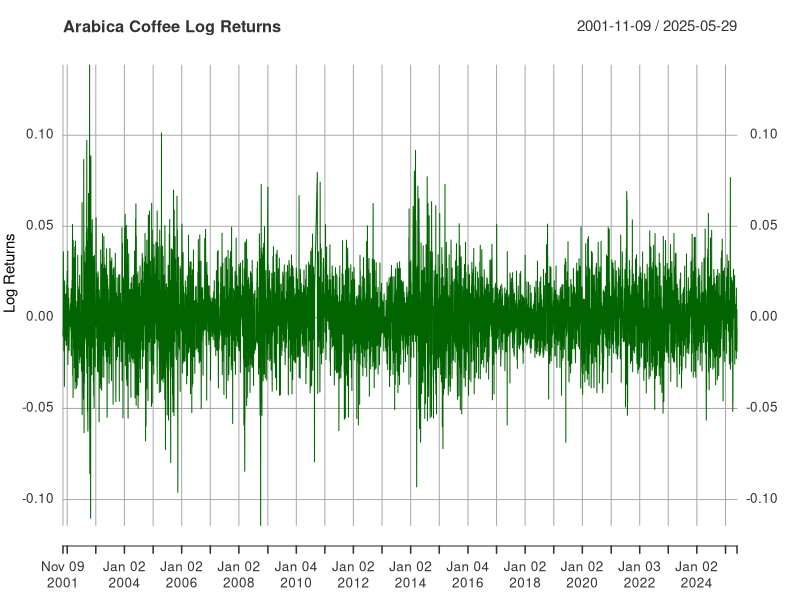
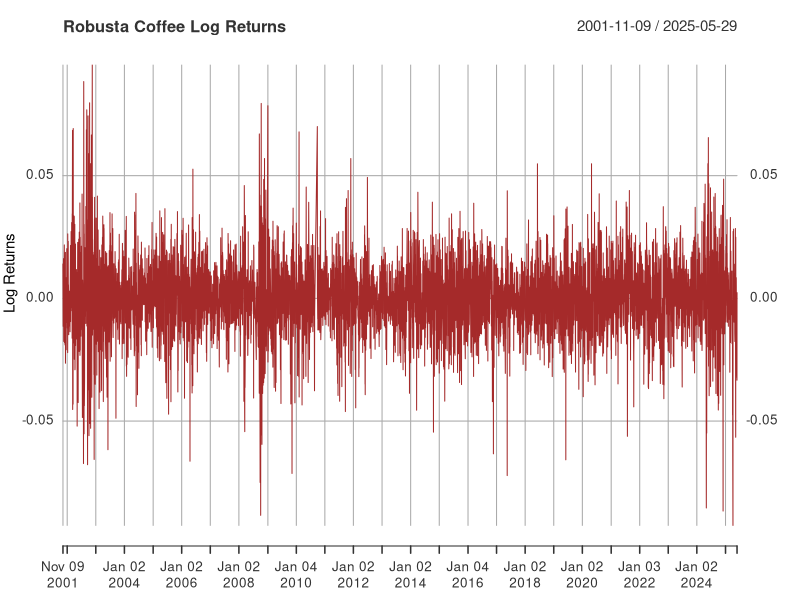
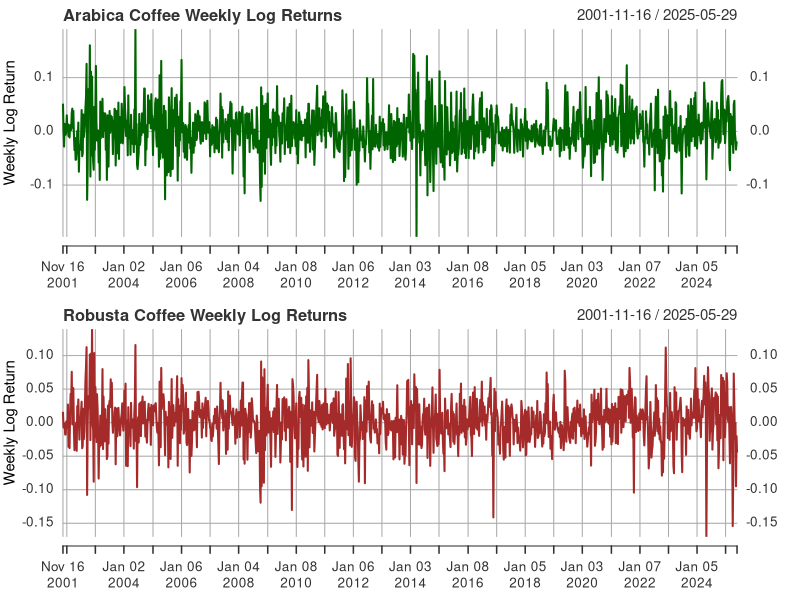
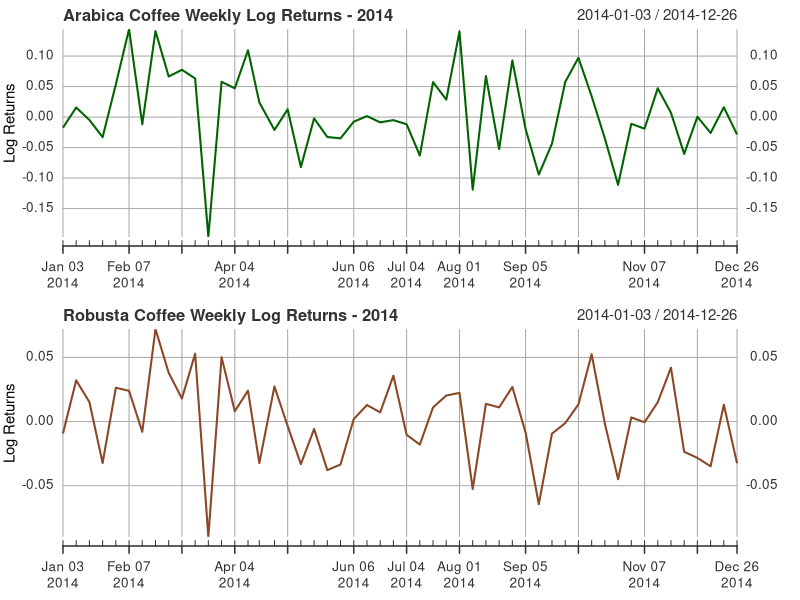
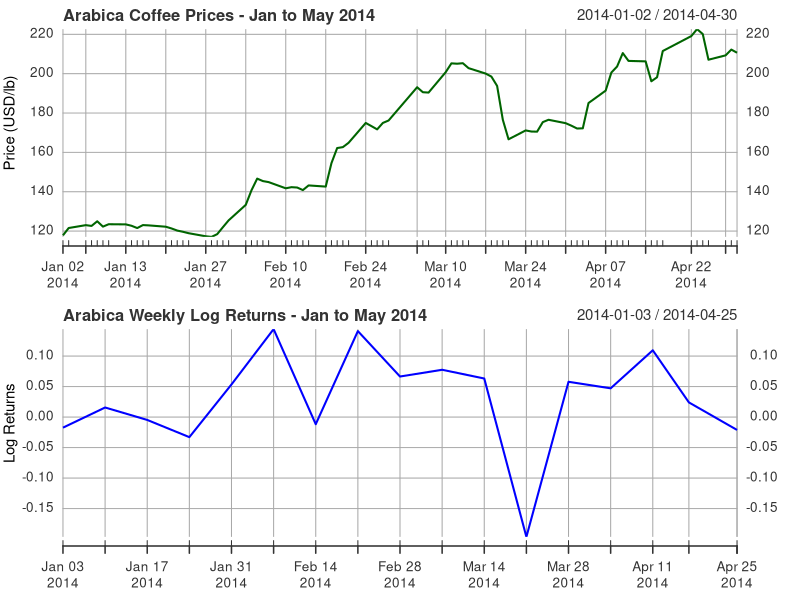
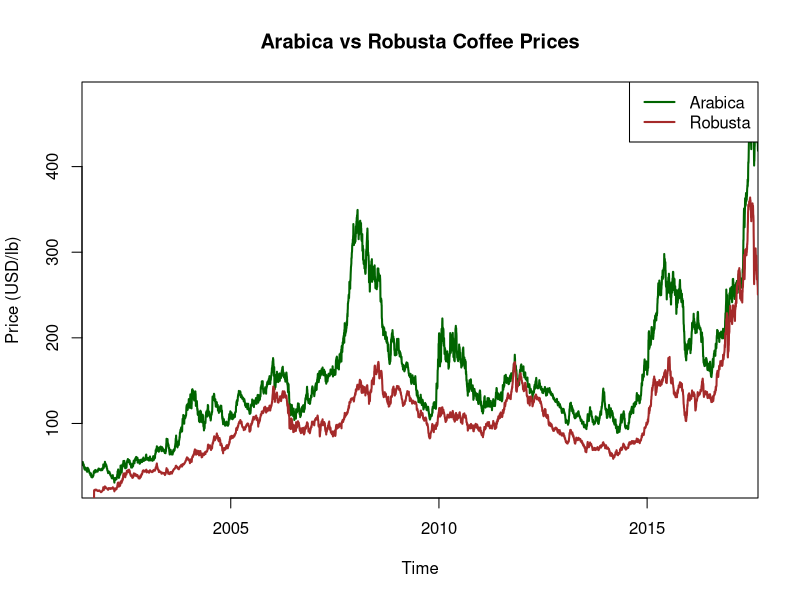

These figures' R source, in order:
##########################################################################################################
#                                   PRE-VAR ANALYSIS
##########################################################################################################

# Load libraries
library(readr)
library(dplyr)

# Read  CSV file
coffee_data <- read_csv("Raw_Data/Coffe_Data_Set.csv")

# Convert Date to Date class
coffee_data <- coffee_data %>%
  mutate(Date = as.Date(Date, format = "%Y-%m-%d"))

# Filter out rows where either price is NA (align start date)
coffee_data_aligned <- coffee_data %>%
  filter(!is.na(Price_Arabica) & !is.na(Price_Robusta))

# Check start and end date
start_date <- min(coffee_data_aligned$Date)
end_date <- max(coffee_data_aligned$Date)
cat("Data starts on:", start_date, "\nData ends on:", end_date, "\n")

# Create numeric time index from start date (for daily data)
coffee_data_aligned <- coffee_data_aligned %>%
  arrange(Date) %>%
  mutate(TimeIndex = as.numeric(Date - start_date) + 1)

# Convert prices to time series objects
arabica_ts <- ts(coffee_data_aligned$Price_Arabica,
                 start = c(as.numeric(format(start_date, "%Y")),
                           as.numeric(format(start_date, "%j"))),  # day of year
                 frequency = 365)

robusta_ts <- ts(coffee_data_aligned$Price_Robusta,
                 start = c(as.numeric(format(start_date, "%Y")),
                           as.numeric(format(start_date, "%j"))),
                 frequency = 365)

# Save a wider plot as PNG
png("Processed_Data/coffee_prices_plot.png", width = 1200, height = 600)

# Plot Arabica prices
plot(arabica_ts, type = "l", col = "darkgreen", lwd = 2,
     ylab = "Price (USD/lb)", xlab = "Time",
     main = "Arabica vs Robusta Coffee Prices",
     xaxs = "i")

# Add Robusta prices line
lines(robusta_ts, col = "brown", lwd = 2)

# Add legend
legend("topright", legend = c("Arabica", "Robusta"),
       col = c("darkgreen", "brown"), lty = 1, lwd = 2)

# Close the PNG device to save the file
dev.off()

##########################################################################################################





# Load libraries
library(readr)
library(dplyr)
library(xts)

# Read data
coffee_data <- read_csv("Raw_Data/combined_coffee_price_index.csv")

# Convert Date column to Date class
coffee_data$Date <- as.Date(coffee_data$Date)

# Filter for dates with both prices available and positive, starting from 2001-11-08
coffee_filtered <- coffee_data %>%
  filter(Date >= as.Date("2001-11-08")) %>%
  filter(Price_Arabica > 0, Price_Robusta > 0)

# Create xts time series objects for prices
arabica_xts <- xts(coffee_filtered$Price_Arabica, order.by = coffee_filtered$Date)
robusta_xts <- xts(coffee_filtered$Price_Robusta, order.by = coffee_filtered$Date)

# Calculate log returns (daily)
arabica_log_returns <- diff(log(arabica_xts))
robusta_log_returns <- diff(log(robusta_xts))

# Plot Arabica log returns (remove NAs)
plot(na.omit(arabica_log_returns),
     main = "Arabica Coffee Log Returns",
     ylab = "Log Returns",
     col = "darkgreen",
     lwd = 1)

# Plot Robusta log returns (remove NAs)
plot(na.omit(robusta_log_returns),
     main = "Robusta Coffee Log Returns",
     ylab = "Log Returns",
     col = "brown",
     lwd = 1)



#####################################################################################################################

library(xts)
library(dplyr)
library(readr)
library(quantmod)  # for to.weekly()

# Load your data
coffee_data <- read_csv("Raw_Data/combined_coffee_price_index.csv")
coffee_data$Date <- as.Date(coffee_data$Date)

# Filter to dates with both prices > 0 starting 2001-11-08
coffee_filtered <- coffee_data %>%
  filter(Date >= as.Date("2001-11-08")) %>%
  filter(Price_Arabica > 0, Price_Robusta > 0)

# Create xts objects
arabica_xts <- xts(coffee_filtered$Price_Arabica, order.by = coffee_filtered$Date)
robusta_xts <- xts(coffee_filtered$Price_Robusta, order.by = coffee_filtered$Date)

# Calculate daily log returns
arabica_log_returns <- diff(log(arabica_xts))
robusta_log_returns <- diff(log(robusta_xts))

# Aggregate to weekly log returns using period.apply (sum of daily log returns in the week)
# The endpoint function finds the last day of each week
ep <- endpoints(arabica_log_returns, on = "weeks")

arabica_weekly <- period.apply(arabica_log_returns, INDEX = ep, FUN = sum)
robusta_weekly <- period.apply(robusta_log_returns, INDEX = ep, FUN = sum)

# Plot weekly log returns
par(mfrow = c(2,1), mar = c(4,4,3,2))
plot(na.omit(arabica_weekly),
     main = "Arabica Coffee Weekly Log Returns",
     ylab = "Weekly Log Return",
     col = "darkgreen",
     lwd = 2)

plot(na.omit(robusta_weekly),
     main = "Robusta Coffee Weekly Log Returns",
     ylab = "Weekly Log Return",
     col = "brown",
     lwd = 2)


##########################################################################################################




####################################

# Load required packages
library(readr)
library(dplyr)
library(xts)
library(TTR)

# Load the data
coffee_data <- read_csv("Raw_Data/combined_coffee_price_index.csv")

# Convert Date column to Date type
coffee_data$Date <- as.Date(coffee_data$Date)

# Filter valid data starting from 2001-11-08
coffee_filtered <- coffee_data %>%
  filter(Date >= as.Date("2001-11-08")) %>%
  filter(Price_Arabica > 0, Price_Robusta > 0)

# Create xts time series
arabica_xts <- xts(coffee_filtered$Price_Arabica, order.by = coffee_filtered$Date)
robusta_xts <- xts(coffee_filtered$Price_Robusta, order.by = coffee_filtered$Date)

# Weekly aggregation: use closing price of each week
arabica_weekly <- apply.weekly(arabica_xts, last)
robusta_weekly <- apply.weekly(robusta_xts, last)

# Calculate weekly log returns
arabica_weekly_log_returns <- diff(log(arabica_weekly))
robusta_weekly_log_returns <- diff(log(robusta_weekly))

# Plot Arabica weekly log returns for 2014
plot(window(arabica_weekly_log_returns,
            start = as.Date("2014-01-01"),
            end = as.Date("2014-12-31")),
     main = "Arabica Coffee Weekly Log Returns - 2014",
     ylab = "Log Returns",
     xlab = "Week",
     col = "darkgreen",
     lwd = 2)

# Plot Robusta weekly log returns for 2014
plot(window(robusta_weekly_log_returns,
            start = as.Date("2014-01-01"),
            end = as.Date("2014-12-31")),
     main = "Robusta Coffee Weekly Log Returns - 2014",
     ylab = "Log Returns",
     xlab = "Week",
     col = "sienna4",
     lwd = 2)





     plot(window(arabica_xts, 
            start = as.Date("2014-01-01"), 
            end = as.Date("2014-05-01")),
     main = "Arabica Coffee Prices - Jan to May 2014",
     ylab = "Price (USD/lb)",
     xlab = "Date",
     col = "darkgreen",
     lwd = 2)



     plot(window(arabica_weekly_log_returns,
            start = as.Date("2014-01-01"),
            end = as.Date("2014-05-01")),
     main = "Arabica Weekly Log Returns - Jan to May 2014",
     ylab = "Log Returns",
     xlab = "Date",
     col = "blue",
     lwd = 2)
